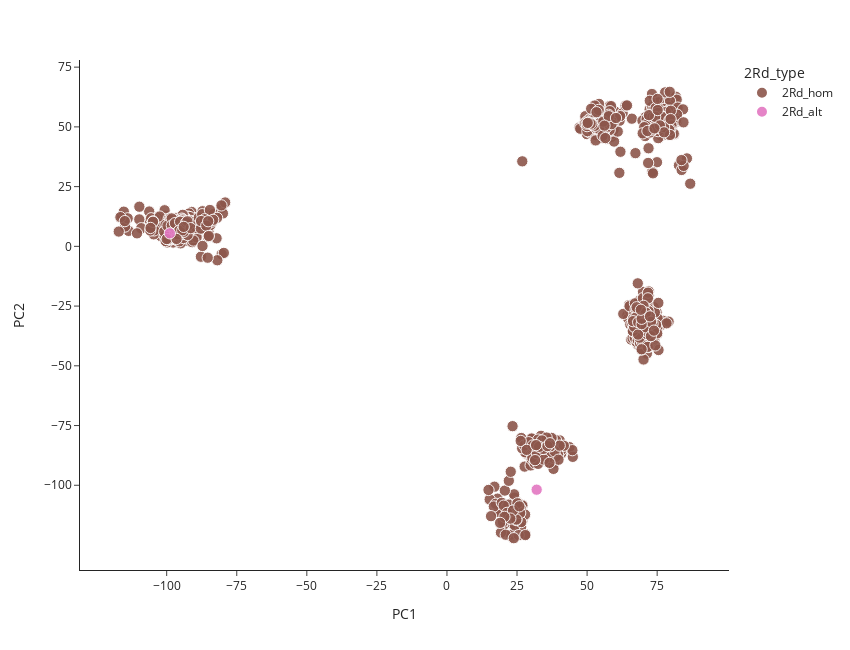

Notebook source saved alongside this figure:
### Code cell
plot_coords(data, x='PC1', y='PC2',
            color='2Rd_type', color_map=species_color_map, slug = 'pca',
            show=True)

### Figure 1 — Plotly figure (JSON) as saved in the notebook; plotly's stock layout.template omitted (floating-point values rounded to 4 significant figures; data arrays with more than 128 entries replaced by an {"elided": "..."} marker saying what was removed)
{"data": [{"customdata": {"elided": "1188x1 str values"}, "hovertemplate": "<b>%{hovertext}</b><br><br>2Rd_type=2Rd_hom<br>PC1=%{x}<br>PC2=%{y}<br>size=%{marker.size}<br>pca_pops=%{customdata[0]}<extra></extra>", "hovertext": {"elided": "1188 str values"}, "legendgroup": "2Rd_hom", "marker": {"color": "#8C564B", "opacity": 0.9, "size": {"elided": "1188 int values"}, "sizemode": "area", "sizeref": 0.125, "symbol": "circle"}, "mode": "markers", "name": "2Rd_hom", "orientation": "v", "showlegend": true, "type": "scatter", "x": {"elided": "1188 float values"}, "xaxis": "x", "y": {"elided": "1188 float values"}, "yaxis": "y"}, {"customdata": [["gcx1-GM"], ["An.gam"]], "hovertemplate": "<b>%{hovertext}</b><br><br>2Rd_type=2Rd_alt<br>PC1=%{x}<br>PC2=%{y}<br>size=%{marker.size}<br>pca_pops=%{customdata[0]}<extra></extra>", "hovertext": ["AG0153-C", "AV0009-C"], "legendgroup": "2Rd_alt", "marker": {"color": "#E377C2", "opacity": 0.9, "size": [8, 8], "sizemode": "area", "sizeref": 0.125, "symbol": "circle"}, "mode": "markers", "name": "2Rd_alt", "orientation": "v", "showlegend": true, "type": "scatter", "x": [32.01, -98.88], "xaxis": "x", "y": [-101.8, 5.443], "yaxis": "y"}], "layout": {"height": 650, "legend": {"itemsizing": "constant", "title": {"text": "2Rd_type"}, "tracegroupgap": 0}, "margin": {"t": 60}, "width": 850, "xaxis": {"anchor": "y", "autorange": true, "domain": [0, 1], "range": [-131.0, 100.7], "tickmode": "array", "tickvals": [-100, -75, -50, -25, 0, 25, 50, 75], "title": {"text": "PC1"}, "type": "linear"}, "yaxis": {"anchor": "x", "autorange": true, "domain": [0, 1], "range": [-135.5, 77.99], "tickmode": "array", "tickvals": [-100, -75, -50, -25, 0, 25, 50, 75], "title": {"text": "PC2"}, "type": "linear"}}}
